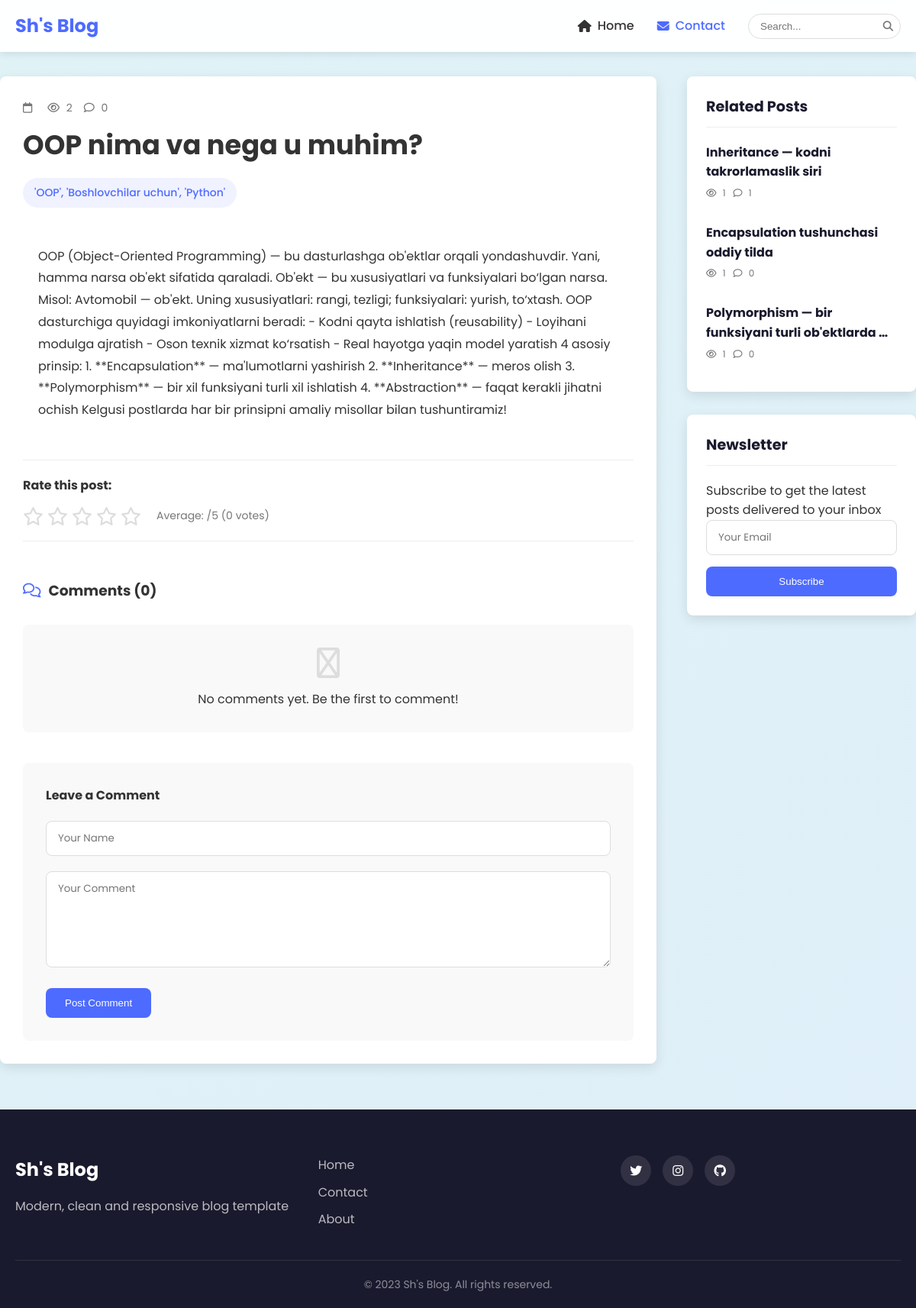
Page /detail/1/ on the committed database.
### article/models.py (models this page shows, shortened)
class Post(models.Model):
    title = models.CharField(verbose_name="Post title", max_length=255)
    body = models.TextField(verbose_name="Post body")
    author = models.CharField(verbose_name="Post author", default="Admin", max_length=100)
    category = models.ForeignKey(Category, on_delete=models.PROTECT, related_name='posts')
    tag = models.ManyToManyField(Tag)
    views = models.PositiveIntegerField(default=0)
    publish_date = models.DateTimeField(verbose_name="Published time", auto_now_add=True)
    published = models.BooleanField(default=True)
    on_top = models.BooleanField(default=False)

class Tag(models.Model):
    name = models.CharField(verbose_name="Tag name", max_length=250)
    slug = models.SlugField(max_length=250, unique=True)

### article/views.py (the view, shortened to what this page needs)
# urls.py: path('detail/<post_id>/', detail, name='detail'),
def detail(request, post_id):
    categories = Category.objects.all()
    post = Post.objects.get(id=post_id)
    category = Category.objects.get(id=post.category.id)
    related_posts = Post.objects.filter(category=category).exclude(id__in=[0, post.id]).order_by("?")
    request.session.modified = True
    if post.id in check_read_articles(request):
        pass
    else:
        check_read_articles(request).append(post.id)
        post.views += 1
        post.save()
    return render(request, "detail.html", context={
        "post": post,
        "categories": categories,
        "related_posts": related_posts})

### article/utils.py (called while the page is built)
def check_read_articles(request):
    try:
        read_articles = request.session["read_articles"]
    except:
        request.session["read_articles"] = []
        read_articles = request.session.get("read_articles")
    return read_articles

### templates/detail.html (shortened to what this page needs)
{% load static %}
<!DOCTYPE html>
<html lang="en">
<head>
    <link rel="stylesheet" href="https://cdnjs.cloudflare.com/ajax/libs/font-awesome/6.4.0/css/all.min.css">
    <link rel="stylesheet" href="https://cdnjs.cloudflare.com/ajax/libs/highlight.js/11.7.0/styles/atom-one-dark.min.css">
    <link rel="stylesheet" href="{% static 'css/modern-style.css' %}">
</head>
<body>
    <nav class="floating-nav">
        <div class="container">
            <a href="/" class="brand">Sh's Blog</a>
            <div class="nav-links">
                <a href="{% url 'blog:home' %}"><i class="fas fa-home"></i> Home</a>
                <a href="{% url 'blog:contact' %}" class="active"><i class="fas fa-envelope"></i> Contact</a>
                <div class="search-box">
                    <form action="{% url 'blog:search' %}" method="get">
                        <input type="text" name="query" placeholder="Search...">
                        <button type="submit"><i class="fas fa-search"></i></button>
                    </form>
                </div>
            </div>
        </div>
    </nav>
    <main class="container detail-page">
        <article class="post-detail">
            <header class="post-header">
                <div class="post-meta">
                    <span class="date"><i class="far fa-calendar"></i> {{ post.created_at|date:"M d, Y" }}</span>
                    <span class="views"><i class="far fa-eye"></i> {{ post.views }}</span>
                    <span class="comments"><i class="far fa-comment"></i> {{ post.comments.all.count }}</span>
                </div>
                <h1 class="post-title">{{ post.title }}</h1>
                <div class="post-tags">
                    {% for tag in post.tag.all %}
                    <span class="tag">{{ tag.name }}</span>
                    {% endfor %}
                </div>
            </header>
            <div class="post-content">
                {{ post.body|safe }}
            </div>
            <div class="post-rating">
                <h4>Rate this post:</h4>
                <div class="stars" data-post-id="{{ post.id }}">
                    {% for i in "12345" %}
                    <i class="far fa-star" data-rating="{{ forloop.counter }}"></i>
                    {% endfor %}
                    <span class="rating-text">Average: {{ post.get_avg_rating|floatformat:1 }}/5 ({{ post.ratings.all.count }} votes)</span>
                </div>
            </div>
            <div class="comments-section">
                <h3><i class="far fa-comments"></i> Comments ({{ post.comments.all.count }})</h3>
                {% for comment in post.comments.all %}
                <div class="comment">
                    <div class="comment-header">
                        <div class="comment-author">{{ comment.author }}</div>
                        <div class="comment-date">{{ comment.created_at|date:"M d, Y" }}</div>
                    </div>
                    <div class="comment-body">
                        {{ comment.comment }}
                    </div>
                </div>
                {% empty %}
                <div class="no-comments">
                    <i class="far fa-comment-slash"></i>
                    <p>No comments yet. Be the first to comment!</p>
                </div>
                {% endfor %}
                <div class="comment-form">
                    <h4>Leave a Comment</h4>
                    <form method="post" action="#">
                        <div class="form-group">
                            <input type="text" name="name" placeholder="Your Name" required>
                        </div>
                        <div class="form-group">
                            <textarea name="comment" placeholder="Your Comment" rows="5" required></textarea>
                        </div>
                        <button type="submit" class="btn-submit">Post Comment</button>
                    </form>
                </div>
            </div>
        </article>
        <aside class="sidebar">
            <div class="sidebar-widget">
                <h3 class="widget-title">Related Posts</h3>
                <div class="related-posts">
                    {% for related_post in related_posts %}
                    <a href="{% url 'blog:detail' related_post.id %}" class="related-post">
                        <div class="related-post-content">
                            <h4>{{ related_post.title|truncatewords:6 }}</h4>
                            <div class="post-meta">
                                <span><i class="far fa-eye"></i> {{ related_post.views }}</span>
                                <span><i class="far fa-comment"></i> {{ related_post.comments.all.count }}</span>
                            </div>
                        </div>
                    </a>
                    {% empty %}
                    <div class="no-related">
                        No related posts found
                    </div>
                    {% endfor %}
                </div>
            </div>
            <div class="sidebar-widget newsletter">
                <h3 class="widget-title">Newsletter</h3>
                <p>Subscribe to get the latest posts delivered to your inbox</p>
                <form class="newsletter-form">
                    <input type="email" placeholder="Your Email">
                    <button type="submit">Subscribe</button>
                </form>
            </div>
        </aside>
    </main>
    <footer class="modern-footer">
        <div class="container">
            <div class="footer-content">
                <div class="footer-brand">
                    <h3>Sh's Blog</h3>
                    <p>Modern, clean and responsive blog template</p>
                </div>
                <div class="footer-links">
                    <a href="{% url 'blog:home' %}">Home</a>
                    <a href="{% url 'blog:contact' %}">Contact</a>
                    <a href="#">About</a>
                </div>
                <div class="social-links">
                    <a href="#"><i class="fab fa-twitter"></i></a>
                    <a href="#"><i class="fab fa-instagram"></i></a>
                    <a href="#"><i class="fab fa-github"></i></a>
                </div>
            </div>
            <div class="copyright">
                <p>&copy; 2023 Sh's Blog. All rights reserved.</p>
            </div>
        </div>
    </footer>
</body>
</html>

### rows in the picture
Post: views "2", comments.all.count "0", title "OOP nima va nega u muhim?", body "OOP (Object-Oriented Programming) — bu dasturlashga ob'ektlar orqali yondashuvdir. Yani, hamma narsa ob'ekt sifatida qaraladi. Ob'ekt — bu xususiyatlari va funksiyalari bo‘lgan narsa. Misol: Avtomobil — ob'ekt. Uning xususiyatlari: rangi, tezligi; funksiyalari: yurish, to‘xtash. OOP dasturchiga quyidagi imkoniyatlarni beradi: - Kodni qayta ishlatish (reusability) - Loyihani modulga ajratish - Oson texnik xizmat ko‘rsatish - Real hayotga yaqin model yaratish 4 asosiy prinsip: 1. **Encapsulation** — ma'lumotlarni yashirish 2. **Inheritance** — meros olish 3. **Polymorphism** — bir xil funksiyani turli xil ishlatish 4. **Abstraction** — faqat kerakli jihatni ochish Kelgusi postlarda har bir…", ratings.all.count "0"
Tag: name "'OOP', 'Boshlovchilar uchun', 'Python'"
Post: title "Inheritance — kodni takrorlamaslik siri", views "1", comments.all.count "1"
Post: title "Encapsulation tushunchasi oddiy tilda", views "1", comments.all.count "0"
Post: title "Polymorphism — bir funksiyani turli ob'ektlarda …", views "1", comments.all.count "0"
